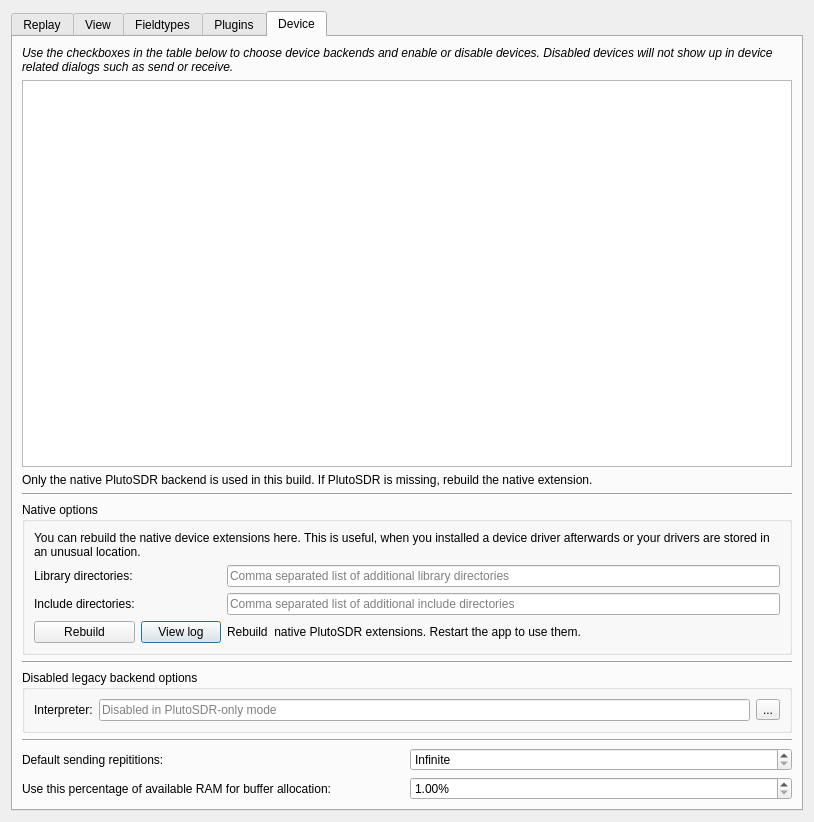
<?xml version="1.0" encoding="UTF-8"?>
<ui version="4.0">
 <class>DialogOptions</class>
 <widget class="QDialog" name="DialogOptions">
  <property name="geometry">
   <rect>
    <x>0</x>
    <y>0</y>
    <width>814</width>
    <height>822</height>
   </rect>
  </property>
  <property name="windowTitle">
   <string>Options</string>
  </property>
  <property name="windowIcon">
   <iconset theme="configure">
    <normaloff>.</normaloff>.</iconset>
  </property>
  <layout class="QVBoxLayout" name="verticalLayout_6">
   <item>
    <widget class="QTabWidget" name="tabWidget">
     <property name="currentIndex">
      <number>4</number>
     </property>
     <widget class="QWidget" name="tabGeneration">
      <attribute name="title">
       <string>Replay</string>
      </attribute>
      <layout class="QVBoxLayout" name="verticalLayout_9">
       <item>
        <widget class="QGroupBox" name="groupBoxModulationAccuracy">
         <property name="title">
          <string>Modulation Accuracy</string>
         </property>
         <layout class="QVBoxLayout" name="verticalLayout_7">
          <item>
           <widget class="QRadioButton" name="radioButtonLowModulationAccuracy">
            <property name="text">
             <string>Low (2x8 bit)</string>
            </property>
           </widget>
          </item>
          <item>
           <widget class="QRadioButton" name="radioButtonMediumModulationAccuracy">
            <property name="text">
             <string>Medium (2x16 bit) - Recommended for PlutoSDR</string>
            </property>
           </widget>
          </item>
          <item>
           <widget class="QRadioButton" name="radioButtonHighModulationAccuracy">
            <property name="text">
             <string>High (2x32 bit) - Recommended if you are not sure what to choose</string>
            </property>
           </widget>
          </item>
         </layout>
        </widget>
       </item>
       <item>
        <spacer name="verticalSpacer">
         <property name="orientation">
          <enum>Qt::Vertical</enum>
         </property>
         <property name="sizeHint" stdset="0">
          <size>
           <width>20</width>
           <height>500</height>
          </size>
         </property>
        </spacer>
       </item>
      </layout>
     </widget>
     <widget class="QWidget" name="tabView">
      <attribute name="title">
       <string>View</string>
      </attribute>
      <layout class="QVBoxLayout" name="verticalLayout">
       <item>
        <layout class="QHBoxLayout" name="horizontalLayout_2">
         <item>
          <widget class="QLabel" name="label_7">
           <property name="text">
            <string>Default View:</string>
           </property>
          </widget>
         </item>
         <item>
          <widget class="QComboBox" name="comboBoxDefaultView">
           <property name="sizePolicy">
            <sizepolicy hsizetype="Preferred" vsizetype="Preferred">
             <horstretch>0</horstretch>
             <verstretch>0</verstretch>
            </sizepolicy>
           </property>
           <item>
            <property name="text">
             <string>Bit</string>
            </property>
           </item>
           <item>
            <property name="text">
             <string>Hex</string>
            </property>
           </item>
           <item>
            <property name="text">
             <string>ASCII</string>
            </property>
           </item>
          </widget>
         </item>
        </layout>
       </item>
       <item>
        <widget class="QCheckBox" name="checkBoxShowConfirmCloseDialog">
         <property name="text">
          <string>Show &quot;confirm close&quot; dialog</string>
         </property>
        </widget>
       </item>
       <item>
        <widget class="QCheckBox" name="checkBoxHoldShiftToDrag">
         <property name="toolTip">
          <string>&lt;html&gt;&lt;head/&gt;&lt;body&gt;&lt;p&gt;If checked, you need to &lt;span style=&quot; font-weight:600;&quot;&gt;hold the Shift key to drag&lt;/span&gt; with the mouse inside graphic views like the drawn signal in Interpretation tab, while making a selection with the mouse does not require holding any buttons.&lt;/p&gt;&lt;p&gt;If unchecked, this is inverted: Hold shift to make a selection, and drag by default.&lt;/p&gt;&lt;/body&gt;&lt;/html&gt;</string>
         </property>
         <property name="text">
          <string>Hold shift to drag</string>
         </property>
        </widget>
       </item>
       <item>
        <widget class="QCheckBox" name="checkBoxPauseTime">
         <property name="text">
          <string>Show pauses as time</string>
         </property>
        </widget>
       </item>
       <item>
        <widget class="QCheckBox" name="checkBoxAlignLabels">
         <property name="text">
          <string>Align on labels</string>
         </property>
        </widget>
       </item>
       <item>
        <layout class="QHBoxLayout" name="horizontalLayout">
         <item>
          <widget class="QLabel" name="labelFontSize">
           <property name="text">
            <string>&lt;html&gt;&lt;head/&gt;&lt;body&gt;&lt;p&gt;Application font size (&lt;span style=&quot; font-weight:600;&quot;&gt;restart&lt;/span&gt; for full effect):&lt;/p&gt;&lt;/body&gt;&lt;/html&gt;</string>
           </property>
          </widget>
         </item>
         <item>
          <widget class="QDoubleSpinBox" name="doubleSpinBoxFontSize">
           <property name="suffix">
            <string>pt</string>
           </property>
           <property name="minimum">
            <double>1.000000000000000</double>
           </property>
          </widget>
         </item>
        </layout>
       </item>
       <item>
        <layout class="QHBoxLayout" name="horizontalLayout_4">
         <item>
          <widget class="QLabel" name="label_9">
           <property name="text">
            <string>Choose application theme (requires restart):</string>
           </property>
          </widget>
         </item>
         <item>
          <widget class="QComboBox" name="comboBoxTheme">
           <item>
            <property name="text">
             <string>native look</string>
            </property>
           </item>
           <item>
            <property name="text">
             <string>sandstone light</string>
            </property>
           </item>
           <item>
            <property name="text">
             <string>copper night</string>
            </property>
           </item>
          </widget>
         </item>
        </layout>
       </item>
       <item>
        <layout class="QHBoxLayout" name="horizontalLayout_5">
         <item>
          <widget class="QLabel" name="labelIconTheme">
           <property name="text">
            <string>Choose icon theme (requires restart):</string>
           </property>
          </widget>
         </item>
         <item>
          <widget class="QComboBox" name="comboBoxIconTheme">
           <item>
            <property name="text">
             <string>bundled icons (default)</string>
            </property>
           </item>
           <item>
            <property name="text">
             <string>native icon theme</string>
            </property>
           </item>
          </widget>
         </item>
        </layout>
       </item>
       <item>
        <widget class="QGroupBox" name="groupBoxSpectrogramColormap">
         <property name="title">
          <string>Spectrogram Colormap</string>
         </property>
         <layout class="QVBoxLayout" name="verticalLayout_2">
          <item>
           <widget class="QScrollArea" name="scrollAreaSpectrogramColormap">
            <property name="widgetResizable">
             <bool>true</bool>
            </property>
            <widget class="QWidget" name="scrollAreaWidgetSpectrogramColormapContents">
             <property name="geometry">
              <rect>
               <x>0</x>
               <y>0</y>
               <width>762</width>
               <height>466</height>
              </rect>
             </property>
             <layout class="QVBoxLayout" name="verticalLayout_4"/>
            </widget>
           </widget>
          </item>
         </layout>
        </widget>
       </item>
      </layout>
     </widget>
     <widget class="QWidget" name="tabFieldtypes">
      <attribute name="title">
       <string>Fieldtypes</string>
      </attribute>
      <layout class="QVBoxLayout" name="verticalLayout_5">
       <item>
        <layout class="QHBoxLayout" name="horizontalLayout_3">
         <item>
          <widget class="QTableView" name="tblLabeltypes">
           <property name="alternatingRowColors">
            <bool>true</bool>
           </property>
          </widget>
         </item>
         <item>
          <layout class="QVBoxLayout" name="verticalLayout_3">
           <item>
            <widget class="QToolButton" name="btnAddLabelType">
             <property name="text">
              <string>...</string>
             </property>
             <property name="icon">
              <iconset theme="list-add">
               <normaloff>.</normaloff>.</iconset>
             </property>
            </widget>
           </item>
           <item>
            <widget class="QToolButton" name="btnRemoveLabeltype">
             <property name="text">
              <string>...</string>
             </property>
             <property name="icon">
              <iconset theme="list-remove">
               <normaloff>.</normaloff>.</iconset>
             </property>
            </widget>
           </item>
           <item>
            <spacer name="verticalSpacer_5">
             <property name="orientation">
              <enum>Qt::Vertical</enum>
             </property>
             <property name="sizeHint" stdset="0">
              <size>
               <width>20</width>
               <height>40</height>
              </size>
             </property>
            </spacer>
           </item>
          </layout>
         </item>
        </layout>
       </item>
       <item>
        <spacer name="verticalSpacer_4">
         <property name="orientation">
          <enum>Qt::Vertical</enum>
         </property>
         <property name="sizeHint" stdset="0">
          <size>
           <width>20</width>
           <height>203</height>
          </size>
         </property>
        </spacer>
       </item>
      </layout>
     </widget>
     <widget class="QWidget" name="tab_plugins">
      <attribute name="title">
       <string>Plugins</string>
      </attribute>
     </widget>
     <widget class="QWidget" name="tabDevices">
      <attribute name="title">
       <string>Device</string>
      </attribute>
      <layout class="QVBoxLayout" name="verticalLayout_8">
       <item>
        <widget class="QLabel" name="labelInfoDeviceTable">
         <property name="font">
          <font>
           <italic>true</italic>
          </font>
         </property>
         <property name="toolTip">
          <string/>
         </property>
         <property name="text">
          <string>&lt;html&gt;&lt;head/&gt;&lt;body&gt;&lt;p&gt;Use the checkboxes in the table below to choose device backends and enable or disable devices. Disabled devices will not show up in device related dialogs such as send or receive.&lt;/p&gt;&lt;/body&gt;&lt;/html&gt;</string>
         </property>
         <property name="wordWrap">
          <bool>true</bool>
         </property>
        </widget>
       </item>
       <item>
        <widget class="QTableView" name="tblDevices">
         <property name="alternatingRowColors">
          <bool>true</bool>
         </property>
         <property name="showGrid">
          <bool>false</bool>
         </property>
         <attribute name="horizontalHeaderDefaultSectionSize">
          <number>200</number>
         </attribute>
         <attribute name="verticalHeaderVisible">
          <bool>false</bool>
         </attribute>
        </widget>
       </item>
       <item>
        <widget class="QLabel" name="labelDeviceMissingInfo">
         <property name="font">
          <font>
           <italic>false</italic>
          </font>
         </property>
         <property name="text">
          <string>Only the native PlutoSDR backend is used in this build. If PlutoSDR is missing, rebuild the native extension.</string>
         </property>
         <property name="wordWrap">
          <bool>true</bool>
         </property>
        </widget>
       </item>
       <item>
        <widget class="Line" name="line">
         <property name="orientation">
          <enum>Qt::Horizontal</enum>
         </property>
        </widget>
       </item>
       <item>
        <widget class="QGroupBox" name="groupBoxNativeOptions">
         <property name="title">
          <string>Native options</string>
         </property>
         <layout class="QGridLayout" name="gridLayout_5">
          <item row="2" column="0">
           <widget class="QLabel" name="labelLibDirs">
            <property name="text">
             <string>Library directories:</string>
            </property>
           </widget>
          </item>
          <item row="3" column="2">
           <widget class="QLineEdit" name="lineEditIncludeDirs">
            <property name="placeholderText">
             <string>Comma separated list of additional include directories</string>
            </property>
           </widget>
          </item>
          <item row="1" column="0" colspan="3">
           <widget class="QLabel" name="labelNativeRebuildInfo">
            <property name="text">
             <string>You can rebuild the native device extensions here. This is useful, when you installed a device driver afterwards or your drivers are stored in an unusual location.</string>
            </property>
            <property name="wordWrap">
             <bool>true</bool>
            </property>
           </widget>
          </item>
          <item row="2" column="2">
           <widget class="QLineEdit" name="lineEditLibDirs">
            <property name="placeholderText">
             <string>Comma separated list of additional library directories</string>
            </property>
           </widget>
          </item>
          <item row="3" column="0">
           <widget class="QLabel" name="labelIncludeDirs">
            <property name="text">
             <string>Include directories:</string>
            </property>
           </widget>
          </item>
          <item row="4" column="1">
           <widget class="QPushButton" name="btnViewBuildLog">
            <property name="text">
             <string>View log</string>
            </property>
            <property name="icon">
             <iconset theme="utilities-log-viewer">
              <normaloff>.</normaloff>.</iconset>
            </property>
           </widget>
          </item>
          <item row="4" column="0">
           <widget class="QPushButton" name="btnRebuildNative">
            <property name="enabled">
             <bool>true</bool>
            </property>
            <property name="toolTip">
             <string>&lt;html&gt;&lt;head/&gt;&lt;body&gt;&lt;p&gt;Rebuild the native PlutoSDR extension. Restart the app after rebuilding.&lt;/p&gt;&lt;/body&gt;&lt;/html&gt;</string>
            </property>
            <property name="text">
             <string>Rebuild</string>
            </property>
            <property name="icon">
             <iconset theme="view-refresh">
              <normaloff>.</normaloff>.</iconset>
            </property>
           </widget>
          </item>
          <item row="4" column="2">
           <widget class="QLabel" name="labelRebuildNativeStatus">
            <property name="text">
             <string>Rebuild &lt;x&gt; native PlutoSDR extensions. Restart the app to use them.</string>
            </property>
            <property name="alignment">
             <set>Qt::AlignLeading|Qt::AlignLeft|Qt::AlignVCenter</set>
            </property>
           </widget>
          </item>
         </layout>
        </widget>
       </item>
       <item>
        <widget class="Line" name="line_2">
         <property name="orientation">
          <enum>Qt::Horizontal</enum>
         </property>
        </widget>
       </item>
       <item>
        <widget class="QGroupBox" name="groupBox_3">
         <property name="title">
          <string>Disabled legacy backend options</string>
         </property>
         <layout class="QGridLayout" name="gridLayout_2">
          <item row="0" column="0">
           <widget class="QLabel" name="label">
            <property name="toolTip">
             <string>This PlutoSDR-only build does not use external backend interpreters.</string>
            </property>
            <property name="text">
             <string>Interpreter:</string>
            </property>
           </widget>
          </item>
          <item row="0" column="1">
           <widget class="QLineEdit" name="lineEditGRPythonInterpreter">
            <property name="toolTip">
             <string>This PlutoSDR-only build does not use external backend interpreters.</string>
            </property>
            <property name="placeholderText">
             <string>Disabled in PlutoSDR-only mode</string>
            </property>
           </widget>
          </item>
          <item row="0" column="2">
           <widget class="QToolButton" name="btnChooseGRPythonInterpreter">
            <property name="text">
             <string>...</string>
            </property>
           </widget>
          </item>
         </layout>
        </widget>
       </item>
       <item>
        <widget class="Line" name="line_3">
         <property name="orientation">
          <enum>Qt::Horizontal</enum>
         </property>
        </widget>
       </item>
       <item>
        <layout class="QGridLayout" name="gridLayout_3">
         <item row="0" column="0">
          <widget class="QLabel" name="label_8">
           <property name="text">
            <string>Default sending repititions:</string>
           </property>
          </widget>
         </item>
         <item row="0" column="1">
          <widget class="QSpinBox" name="spinBoxNumSendingRepeats">
           <property name="specialValueText">
            <string>Infinite</string>
           </property>
           <property name="showGroupSeparator" stdset="0">
            <bool>false</bool>
           </property>
           <property name="maximum">
            <number>999999999</number>
           </property>
           <property name="displayIntegerBase">
            <number>10</number>
           </property>
          </widget>
         </item>
         <item row="1" column="0">
          <widget class="QLabel" name="label_5">
           <property name="text">
            <string>Use this percentage of available RAM for buffer allocation:</string>
           </property>
          </widget>
         </item>
         <item row="1" column="1">
          <widget class="QDoubleSpinBox" name="doubleSpinBoxRAMThreshold">
           <property name="suffix">
            <string>%</string>
           </property>
           <property name="minimum">
            <double>1.000000000000000</double>
           </property>
           <property name="maximum">
            <double>100.000000000000000</double>
           </property>
          </widget>
         </item>
        </layout>
       </item>
      </layout>
     </widget>
    </widget>
   </item>
  </layout>
 </widget>
 <customwidgets>
  <customwidget>
   <class>KillerDoubleSpinBox</class>
   <extends>QDoubleSpinBox</extends>
   <header>urh.ui.KillerDoubleSpinBox.h</header>
  </customwidget>
 </customwidgets>
 <resources/>
 <connections/>
</ui>
